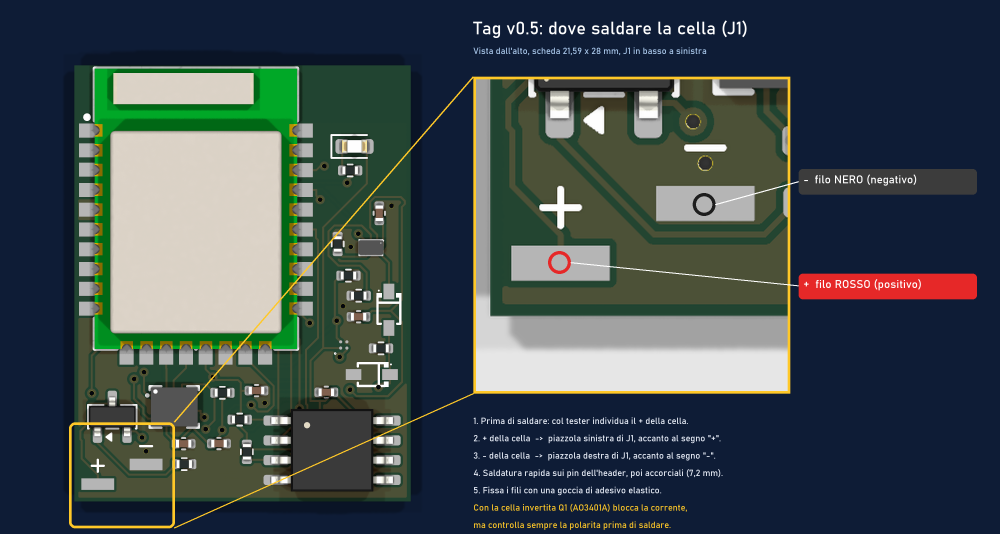
#> input picture hardware/nrf52840/saldatura_cella_v0.5.png, 3000 x 1600 px (shown at 1/3 size)
$ python genera_saldatura_cella.py saldatura_cella_v0.5.png saldatura_cella_v0.5.png
#> lines starting #> are read from the running program, lines starting #| are printed output that depends on the picture
"""Immagine: dove saldare i fili della cella sul tag v0.5 (J1)."""
import sys

from PIL import Image, ImageDraw, ImageFont

src, out = sys.argv[1], sys.argv[2]
X0, Y0 = 183, 205          # angolo della scheda nel render (px), tarato sulle piazzole di J1
sx, sy = 46.6, 46.1


def px(x, y):
    return X0 + x * sx, Y0 + y * sy


PIN_P = (1.50, 26.88)    # piazzola 1 = BAT_IN (+ cella)
PIN_N = (4.60, 25.62)    # piazzola 2 = GND (- cella)
C = (3.05, 26.25)

F = "C:/Windows/Fonts/bahnschrift.ttf"
f_t, f_b, f_s = (ImageFont.truetype(F, s) for s in (54, 34, 27))
render = Image.open(src).convert("RGBA")
W, H = 3000, 1600
im = Image.new("RGB", (W, H), (14, 28, 54))
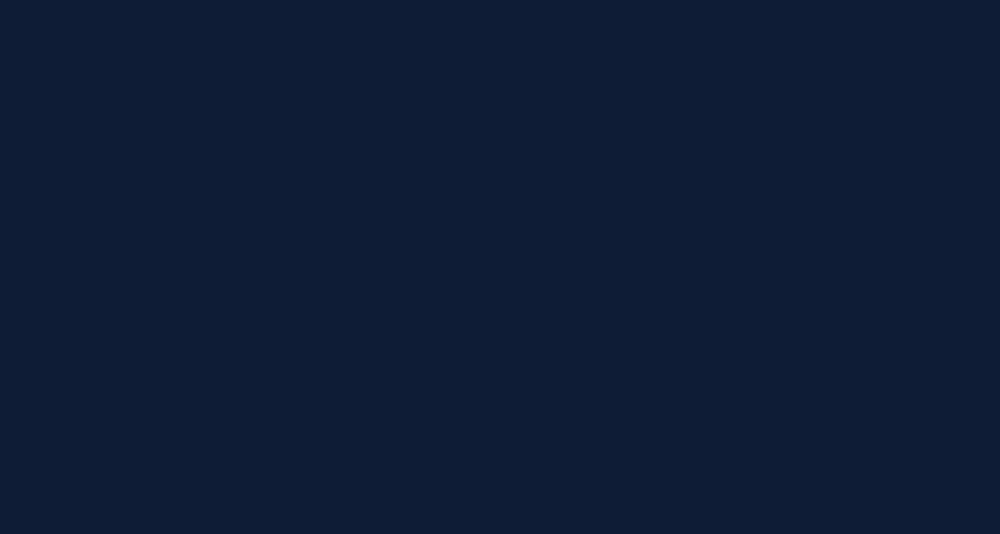
#> im: PIL image 3000x1600 RGB (shown at 1/3 size); mean R, G, B 14, 28, 54
d = ImageDraw.Draw(im)
im.paste(render, (40, 10), render)
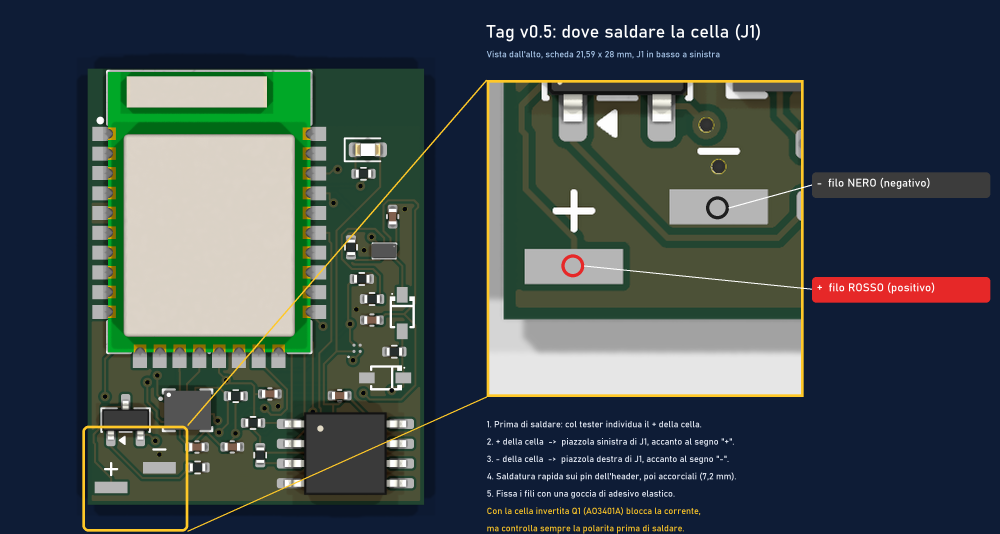
#> im: PIL image 3000x1600 RGB (shown at 1/3 size); mean R, G, B 63.7, 75.3, 77.4
d = ImageDraw.Draw(im)
off = (40, 10)


def P(p):
    x, y = px(*p)
    return x + off[0], y + off[1]


# riquadro sulla scheda
cx, cy = P(C)
r = 3.4 * sx
d.rounded_rectangle((cx - r, cy - r, cx + r, cy + r), 18, outline=(255, 200, 40), width=8)

# ingrandimento 4x
k = 3
bx0, by0 = px(C[0] - 3.4, C[1] - 3.4)
bx1, by1 = px(C[0] + 3.4, C[1] + 3.4)
crop = render.crop((int(bx0), int(by0), int(bx1), int(by1)))
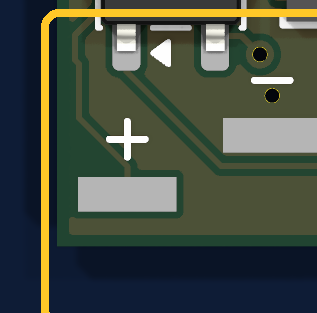
#> crop: PIL image 317x313 RGBA; mean R, G, B, A 67.6, 76.2, 65, 255
zw = int((bx1 - bx0) * k)
crop = crop.resize((zw, zw), Image.LANCZOS)
#> crop: PIL image 950x950 RGBA
ZX, ZY = 1420, 230
bg = Image.new("RGBA", crop.size, (230, 230, 230, 255))
bg.alpha_composite(crop)
im.paste(bg.convert("RGB"), (ZX, ZY))
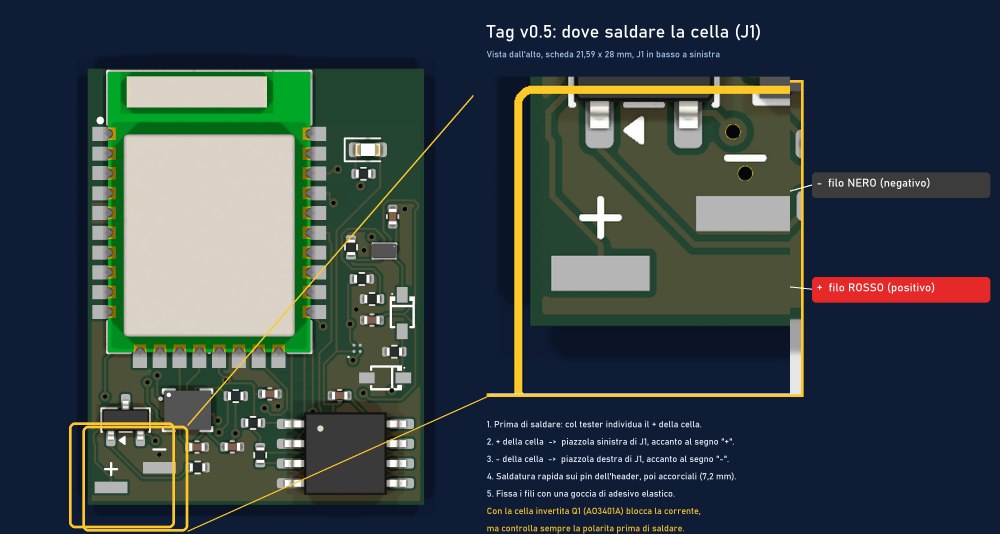
#> im: PIL image 3000x1600 RGB (shown at 1/3 size); mean R, G, B 55.9, 67.6, 69.9
d.rectangle((ZX, ZY, ZX + zw, ZY + zw), outline=(255, 200, 40), width=8)
d.line((cx + r, cy - r, ZX, ZY), fill=(255, 200, 40), width=4)
d.line((cx + r, cy + r, ZX, ZY + zw), fill=(255, 200, 40), width=4)


def Z(p):
    x, y = px(*p)
    return ZX + (x - bx0) * k, ZY + (y - by0) * k


for p, col, lab, dy in ((PIN_P, (230, 40, 40), "+  filo ROSSO (positivo)", 70), (PIN_N, (30, 30, 30), "-  filo NERO (negativo)", -70)):
    x, y = Z(p)
    d.ellipse((x - 34, y - 34, x + 34, y + 34), outline=col, width=10)
    tx, ty = ZX + zw + 40, y + dy - 20
    d.line((x + 34, y, tx - 10, ty + 20), fill=(255, 255, 255), width=4)
    d.rounded_rectangle((tx - 14, ty - 16, tx + 520, ty + 60), 12, fill=col if col[0] > 100 else (60, 60, 60))
    d.text((tx, ty), lab, font=f_b, fill=(255, 255, 255))

d.text((1420, 60), "Tag v0.5: dove saldare la cella (J1)", font=f_t, fill=(255, 255, 255))
d.text((1420, 140), "Vista dall'alto, scheda 21,59 x 28 mm, J1 in basso a sinistra", font=f_s, fill=(170, 200, 235))
note = [
    "1. Prima di saldare: col tester individua il + della cella.",
    "2. + della cella  ->  piazzola sinistra di J1, accanto al segno \"+\".",
    "3. - della cella  ->  piazzola destra di J1, accanto al segno \"-\".",
    "4. Saldatura rapida sui pin dell'header, poi accorciali (7,2 mm).",
    "5. Fissa i fili con una goccia di adesivo elastico.",
    "Con la cella invertita Q1 (AO3401A) blocca la corrente,",
    "ma controlla sempre la polarita prima di saldare.",
]
for i, s in enumerate(note):
    d.text((1420, 1250 + i * 52), s, font=f_s, fill=(235, 240, 250) if i < 5 else (255, 200, 40))
im.save(out)
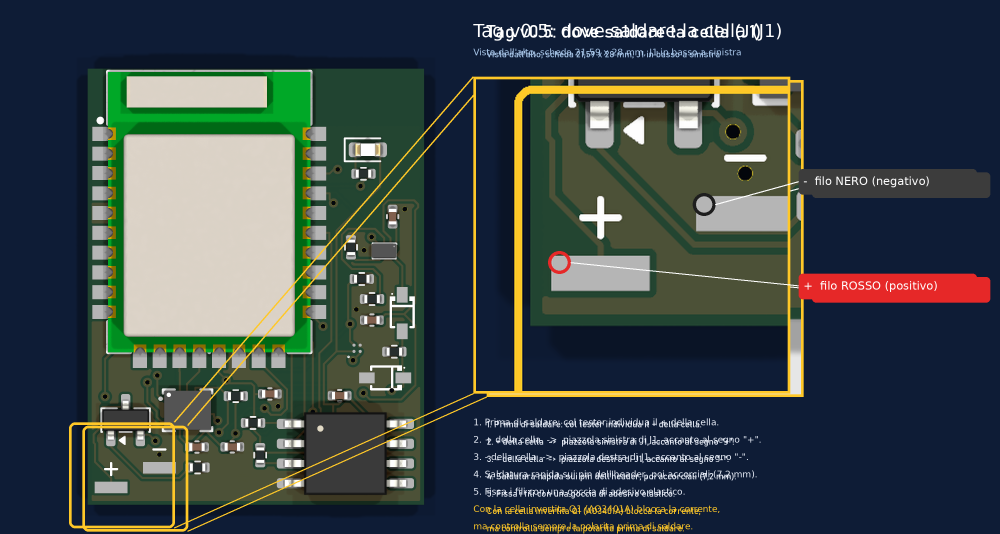
#> saved as saldatura_cella_v0.5.png: PIL image 3000x1600 RGB (shown at 1/3 size); mean R, G, B 59.4, 70.1, 70.7
print(out)
